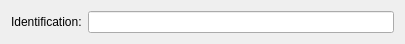
<?xml version="1.0" encoding="UTF-8"?>
<ui version="4.0">
 <class>mdtClLinkBeamEditor</class>
 <widget class="QWidget" name="mdtClLinkBeamEditor">
  <property name="geometry">
   <rect>
    <x>0</x>
    <y>0</y>
    <width>405</width>
    <height>31</height>
   </rect>
  </property>
  <property name="windowTitle">
   <string>Form</string>
  </property>
  <layout class="QFormLayout" name="formLayout">
   <item row="0" column="0">
    <widget class="QLabel" name="lbIdentification">
     <property name="text">
      <string>Identification:</string>
     </property>
    </widget>
   </item>
   <item row="0" column="1">
    <widget class="QLineEdit" name="fld_Identification"/>
   </item>
  </layout>
 </widget>
 <resources/>
 <connections/>
</ui>
